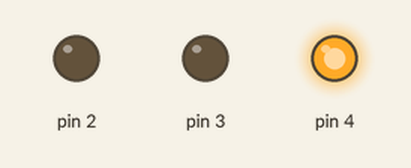
Bench run of a sketch on a simulated Arduino Uno, built with avr-gcc and run on an emulated ATmega328P. On the bench: output pins drawn as LEDs (lit = HIGH).

Above: at 0.5 s.
At 18.5 s:
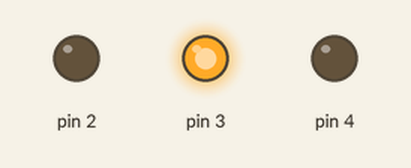
At 32.5 s:
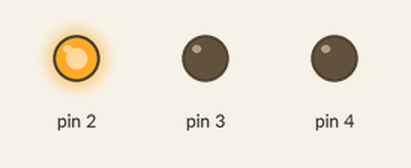
At 63.5 s:
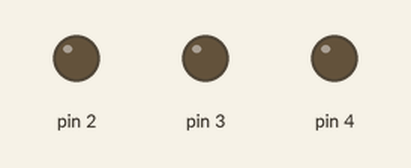
Timing chart, 0 to 65.0 s (numbered marks = the images above):
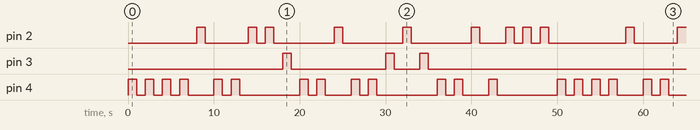

The sketch:

telegrafo_morse.ino
```cpp
void setup() {
  // put your setup code here, to run once:
  pinMode(2,OUTPUT);
  pinMode(3,OUTPUT);
  pinMode(4,OUTPUT);
}

void loop() {
  // put your main code here, to run repeatedly:
  // H
  digitalWrite(4,HIGH);
  delay(1000);
  digitalWrite(4,LOW);
  delay(1000);
  digitalWrite(4,HIGH);
  delay(1000);
  digitalWrite(4,LOW);
  delay(1000);
  digitalWrite(4,HIGH);
  delay(1000);
  digitalWrite(4,LOW);
  delay(1000);
  digitalWrite(4,HIGH);
  delay(1000);
  digitalWrite(4,LOW);
  delay(1000);
  //--
  digitalWrite(2,HIGH);
  delay(1000);
  digitalWrite(2,LOW);
  delay(1000);

  // I
  digitalWrite(4,HIGH);
  delay(1000);
  digitalWrite(4,LOW);
  delay(1000);
  digitalWrite(4,HIGH);
  delay(1000);
  digitalWrite(4,LOW);
  delay(1000);
  //--
  digitalWrite(2,HIGH);
  delay(1000);
  digitalWrite(2,LOW);
  delay(1000);
  digitalWrite(2,HIGH);
  delay(1000);
  digitalWrite(2,LOW);
  delay(1000);

  // D
  digitalWrite(3,HIGH);
  delay(1000);
  digitalWrite(3,LOW);
  delay(1000);
  digitalWrite(4,HIGH);
  delay(1000);
  digitalWrite(4,LOW);
  delay(1000);
  digitalWrite(4,HIGH);
  delay(1000);
  digitalWrite(4,LOW);
  delay(1000);
  //--
  digitalWrite(2,HIGH);
  delay(1000);
  digitalWrite(2,LOW);
  delay(1000);

  // U
  digitalWrite(4,HIGH);
  delay(1000);
  digitalWrite(4,LOW);
  delay(1000);
  digitalWrite(4,HIGH);
  delay(1000);
  digitalWrite(4,LOW);
  delay(1000);
  digitalWrite(3,HIGH);
  delay(1000);
  digitalWrite(3,LOW);
  delay(1000);
  //--
  digitalWrite(2,HIGH);
  delay(1000);
  digitalWrite(2,LOW);
  delay(1000);

  // D
  digitalWrite(3,HIGH);
  delay(1000);
  digitalWrite(3,LOW);
  delay(1000);
  digitalWrite(4,HIGH);
  delay(1000);
  digitalWrite(4,LOW);
  delay(1000);
  digitalWrite(4,HIGH);
  delay(1000);
  digitalWrite(4,LOW);
  delay(1000);
  //--
  digitalWrite(2,HIGH);
  delay(1000);
  digitalWrite(2,LOW);
  delay(1000);

  // E
  digitalWrite(4,HIGH);
  delay(1000);
  digitalWrite(4,LOW);
  delay(1000);
  //--
  digitalWrite(2,HIGH);
  delay(1000);
  digitalWrite(2,LOW);
  delay(1000);
  digitalWrite(2,HIGH);
  delay(1000);
  digitalWrite(2,LOW);
  delay(1000);
  digitalWrite(2,HIGH);
  delay(1000);
  digitalWrite(2,LOW);
  delay(1000);
}
```

Measured:
- by itself, pin 3: repeats every 50.0 s: LOW 11.0 s, HIGH 1.0 s, LOW 3.0 s, HIGH 1.0 s, LOW 33.0 s, HIGH 1.0 s
- by itself, pin 4: moves between LOW and HIGH, repeating every 50.0 s
- by itself, pin 2: repeats every 50.0 s: LOW 5.0 s, HIGH 1.0 s, LOW 1.0 s, 3 × (HIGH 1.0 s, LOW 7.0 s), HIGH 1.0 s, LOW 3.0 s, 2 × (HIGH 1.0 s, LOW 1.0 s), HIGH 1.0 s, LOW 9.0 s, HIGH 1.0 s
